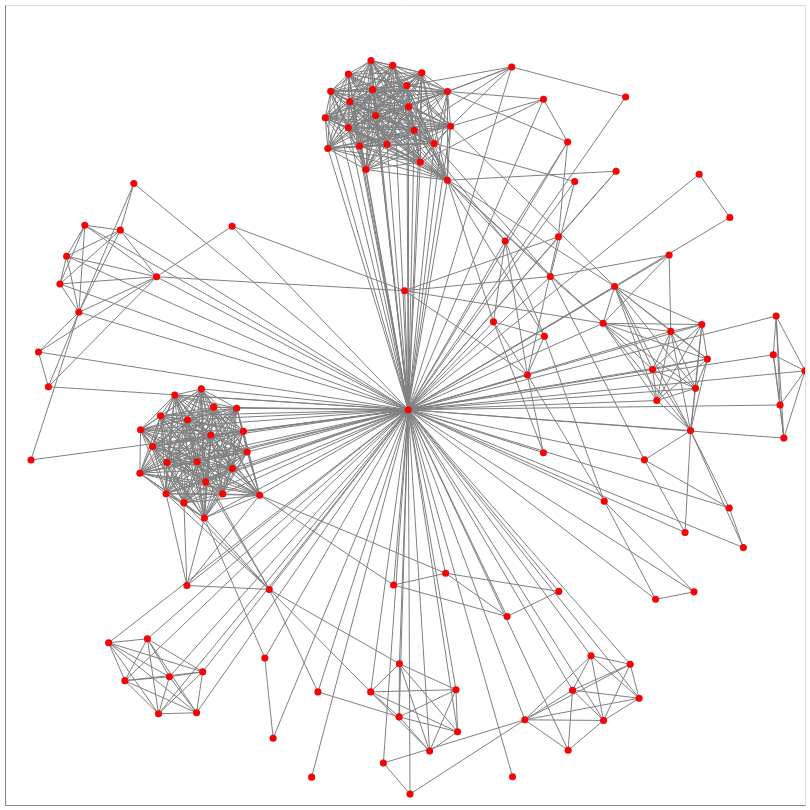

The notebook cell saved with this chart:
### Code cell
# Fetch relationships between all co-authors
API_KEY = os.environ.get("API_KEY")

# Generate a graph from the co-authors
G = nx.Graph()

for index, row in rf.iterrows():
    G.add_node(row['orcid'], name=row['full_name'], color='green')

# Convert from and to into ORCID IDs (to map the node labels)
def force_orcid(n):
    n['from'] = n['from'].split('/')[-1]
    n['to'] = n['to'].split('/')[-1]
    return n

json = map(force_orcid, r.json()[0]['relationships']['researcher-researcher'])
ef = pd.DataFrame(json, columns=['from', 'to'])
G.add_edges_from(ef.to_numpy())

for a in rf['orcid']:
    url = f'https://f130.azure-api.net/v1/orcid/{a}?subscription-key={API_KEY}'
    r = requests.get(url)

    # print a short confirmation on completion
    print('Augment API query complete ', r.status_code)
    
    json = map(force_orcid, r.json()[0]['relationships']['researcher-researcher'])
    ef = pd.DataFrame(json, columns=['from', 'to'])
    ef = ef[ef['to'].isin(rf['orcid'].to_list())]
    G.add_edges_from(ef.to_numpy())
    
# Compute positions for viz.
pos = nx.spring_layout(G)

options = {
    "font_size": 12,
    "node_size": 50,
    "edge_color": "gray",
    "linewidths": 0.1,
    "width": 1
}

# Show information about the graph
print(nx.info(G))
print("Network density:", nx.density(G))

# Draw the graph using Altair
viz = nxa.draw_networkx(G, pos=pos, **options).properties(width=800, height=800)

nx.write_gexf(G, "test.gexf")

# Show it as an interactive plot!
viz.interactive()

### Figure 1 — Vega-Lite specification as saved in the notebook (floating-point values rounded to 4 significant figures; data arrays with more than 128 entries replaced by an {"elided": "..."} marker saying what was removed)
{"config": {"view": {"continuousWidth": 400, "continuousHeight": 300}}, "layer": [{"data": {"name": "data-a1d6bb7338aa8676f427c4e2869cdc63"}, "mark": {"type": "line", "color": "gray", "opacity": 1, "strokeWidth": 1}, "encoding": {"detail": {"type": "quantitative", "field": "edge"}, "x": {"type": "quantitative", "axis": {"grid": false, "labels": false, "ticks": false, "title": ""}, "field": "x"}, "y": {"type": "quantitative", "axis": {"grid": false, "labels": false, "ticks": false, "title": ""}, "field": "y"}}, "selection": {"selector001": {"type": "interval", "bind": "scales", "encodings": ["x", "y"]}}}, {"data": {"name": "data-d4ec1db994170e65bd7c846e1c170c2c"}, "mark": {"type": "point", "fill": "red", "opacity": 1, "size": 50, "strokeWidth": 0.1}, "encoding": {"x": {"type": "quantitative", "axis": {"grid": false, "labels": false, "ticks": false}, "field": "x"}, "y": {"type": "quantitative", "axis": {"grid": false, "labels": false, "ticks": false}, "field": "y"}}}], "height": 800, "width": 800, "$schema": "https://vega.github.io/schema/vega-lite/v4.8.1.json", "datasets": {"data-a1d6bb7338aa8676f427c4e2869cdc63": {"elided": "1544 records"}, "data-d4ec1db994170e65bd7c846e1c170c2c": [{"x": 0.5986, "name": "Jeremy Frey", "color": "green", "y": -0.1371}, {"x": 0.3634, "name": "Antony Williams", "color": "green", "y": 0.3214}, {"x": 0.6296, "name": "Neil Saunders", "color": "green", "y": 0.01113}, {"x": 1.0, "name": "David Gray", "color": "green", "y": 0.08549}, {"x": 0.3462, "name": "Martin Paul Eve", "color": "green", "y": 0.7643}, {"x": -0.08499, "name": "Lisa Matthias", "color": "green", "y": 0.861}, {"x": -0.4208, "name": "Leighton Coates", "color": "green", "y": -0.008098}, {"x": 0.3836, "name": "Catriona MacCallum", "color": "green", "y": 0.4205}, {"x": 0.02319, "name": "Tony Ross-Hellauer", "color": "green", "y": 0.6871}, {"x": -0.4782, "name": "Paul Langan", "color": "green", "y": -0.005381}, {"x": -0.4322, "name": "Friso Selten", "color": "green", "y": 0.447}, {"x": 0.1314, "name": "Rebecca Green", "color": "green", "y": -0.817}, {"x": 0.7354, "name": "Ian Clark", "color": "green", "y": 0.577}, {"x": -0.1994, "name": "Yehia Elkhatib", "color": "green", "y": 0.718}, {"x": -0.0009647, "name": "Paul Groth", "color": "green", "y": 0.2858}, {"x": 0.009135, "name": "Bastian Greshake Tzovaras", "color": "green", "y": 0.7458}, {"x": 0.01252, "name": "Niall Haslam", "color": "green", "y": -0.9728}, {"x": -0.6628, "name": "John Ankner", "color": "green", "y": -0.1705}, {"x": 0.2506, "name": "Jennifer Lin", "color": "green", "y": 0.4099}, {"x": 0.008182, "name": "Cameron Neylon", "color": "green", "y": -0.01174}, {"x": 0.2668, "name": "Bianca  Kramer", "color": "green", "y": 0.8452}, {"x": -0.8154, "name": "Lucy Montgomery", "color": "green", "y": 0.2319}, {"x": 0.756, "name": "Kenneth Millman", "color": "green", "y": 0.1147}, {"x": 0.4953, "name": "Egon Willighagen", "color": "green", "y": 0.2043}, {"x": -0.02843, "name": "Aaron Oakley", "color": "green", "y": -0.45}, {"x": 0.9471, "name": "David Barrett", "color": "green", "y": -0.08273}, {"x": 0.7225, "name": "christopher lortie", "color": "green", "y": -0.4671}, {"x": 0.2689, "name": "Eugen Stulz", "color": "green", "y": -0.9293}, {"x": -0.1858, "name": "Josmel Pacheco-Mendoza", "color": "green", "y": 0.7841}, {"x": 0.4188, "name": "Graham Broder", "color": "green", "y": -0.7129}, {"x": 0.5516, "name": "Clifford Tatum", "color": "green", "y": 0.77}, {"x": -0.5015, "name": "Bernhard Frick", "color": "green", "y": -0.2827}, {"x": 0.7263, "name": "Jan Aerts", "color": "green", "y": 0.04164}, {"x": -0.2177, "name": "Sean Langridge", "color": "green", "y": -0.7172}, {"x": -0.01395, "name": "Thomas Arnold", "color": "green", "y": -0.6469}, {"x": -0.4983, "name": "Kenneth Herwig", "color": "green", "y": -0.1922}, {"x": 0.846, "name": "Catherine Jones", "color": "green", "y": -0.3565}, {"x": 0.742, "name": "C. Titus Brown", "color": "green", "y": 0.2012}, {"x": 0.9377, "name": "David Scott", "color": "green", "y": -5.489e-06}, {"x": -0.644, "name": "Fei Liu", "color": "green", "y": -0.5845}, {"x": 0.4242, "name": "Sean Ekins", "color": "green", "y": 0.5589}, {"x": -0.5527, "name": "Jacques OLLIVIER", "color": "green", "y": -0.2447}, {"x": -0.4854, "name": "Thomas Hauß", "color": "green", "y": -0.07494}, {"x": -0.193, "name": "Sarah Kearns", "color": "green", "y": 0.6413}, {"x": 0.3486, "name": "Carly Strasser", "color": "green", "y": 0.172}, {"x": -0.9163, "name": "Xiang Ren", "color": "green", "y": 0.1325}, {"x": 0.1274, "name": "Richard Frazier", "color": "green", "y": -0.7118}, {"x": -0.8459, "name": "Richard Hosking", "color": "green", "y": 0.372}, {"x": -0.01467, "name": "Christy Kinane", "color": "green", "y": -0.7797}, {"x": -0.4316, "name": "dean myles", "color": "green", "y": -0.1585}, {"x": 0.9278, "name": "Huw Williams", "color": "green", "y": 0.2224}, {"x": 0.4079, "name": "Rohan Ranasinghe", "color": "green", "y": -0.8631}, {"x": -0.5058, "name": "Roberto Arturo Rossi", "color": "green", "y": -0.6671}, {"x": 0.1063, "name": "Daniel O'Donnell", "color": "green", "y": 0.7839}, {"x": -0.7408, "name": "Sandra Elizabeth Martín", "color": "green", "y": -0.5944}, {"x": 0.9207, "name": "Samuel Furse", "color": "green", "y": 0.1255}, {"x": -0.1415, "name": "Christopher Madan", "color": "green", "y": 0.8273}, {"x": -0.08099, "name": "Lillian Hogendoorn", "color": "green", "y": 0.7885}, {"x": -0.138, "name": "Francois Waldner", "color": "green", "y": 0.7582}, {"x": -0.935, "name": "jason potts", "color": "green", "y": -0.1373}, {"x": 0.2995, "name": "Peter Roach", "color": "green", "y": -0.787}, {"x": 0.8107, "name": "Brian Matthews", "color": "green", "y": -0.2573}, {"x": -0.05405, "name": "Gerald Weber", "color": "green", "y": -0.895}, {"x": -0.3505, "name": "Valeria Arrighi", "color": "green", "y": -0.6327}, {"x": -0.6112, "name": "Ralph Gilles", "color": "green", "y": -0.02716}, {"x": -0.3297, "name": "Sue Kilcoyne", "color": "green", "y": -0.8329}, {"x": -0.5952, "name": "Volker Urban", "color": "green", "y": -0.1435}, {"x": 0.004531, "name": "Tom Crick", "color": "green", "y": 0.7984}, {"x": -0.4558, "name": "Olaf Holderer", "color": "green", "y": -0.2222}, {"x": -0.8915, "name": "Joan Leach", "color": "green", "y": 0.04567}, {"x": -0.8004, "name": "Katie Wilson", "color": "green", "y": 0.4494}, {"x": 0.6603, "name": "Andrew Lang", "color": "green", "y": 0.3751}, {"x": -0.3633, "name": "Moeava Tehei", "color": "green", "y": -0.2256}, {"x": 0.3461, "name": "Ed Pentz", "color": "green", "y": -0.1193}, {"x": -0.4038, "name": "Flora Meilleur", "color": "green", "y": -0.06547}, {"x": 0.714, "name": "Simon Coles", "color": "green", "y": -0.06405}, {"x": 0.7001, "name": "Andrew Milsted", "color": "green", "y": -0.3187}, {"x": 0.5278, "name": "Jonathan A. Eisen", "color": "green", "y": 0.5843}, {"x": 0.465, "name": "Nikolay Zheludev", "color": "green", "y": -0.6268}, {"x": -0.6313, "name": "Thomas Gutberlet", "color": "green", "y": -0.1036}, {"x": 0.5242, "name": "Arfon Smith", "color": "green", "y": 0.2963}, {"x": -0.07355, "name": "Nazeefa Fatima", "color": "green", "y": 0.7235}, {"x": 0.06161, "name": "Luke Clifton", "color": "green", "y": -0.8653}, {"x": 0.5853, "name": "Kevin MacDonald", "color": "green", "y": -0.7331}, {"x": 0.03822, "name": "Daniel S. Katz", "color": "green", "y": 0.6072}, {"x": -0.5756, "name": "Marie-Claire BELLISSENT-FUNEL", "color": "green", "y": 0.02481}, {"x": 0.1139, "name": "Kyle Niemeyer", "color": "green", "y": 0.697}, {"x": -0.5091, "name": "Kell Mortensen", "color": "green", "y": 0.04034}, {"x": 0.3845, "name": "andrew kralicek", "color": "green", "y": -0.4659}, {"x": 0.4981, "name": "Amber Budden", "color": "green", "y": -0.2406}, {"x": -0.1137, "name": "Daniel Graziotin", "color": "green", "y": 0.6475}, {"x": -0.5452, "name": "Lambert van Eijck", "color": "green", "y": -0.4512}, {"x": 0.6265, "name": "Bruce Caron", "color": "green", "y": -0.4858}, {"x": 0.8121, "name": "Anthony Parker", "color": "green", "y": 0.4689}, {"x": -0.621, "name": "Chun-Kai Huang", "color": "green", "y": 0.3206}, {"x": -0.3945, "name": "William Heller", "color": "green", "y": -0.1177}, {"x": -0.04509, "name": "Marta Poblet", "color": "green", "y": 0.6519}, {"x": -0.3393, "name": "Victoria Garcia Sakai", "color": "green", "y": -0.4611}, {"x": -0.2334, "name": "Wendy Smith", "color": "green", "y": -0.9303}, {"x": -0.1417, "name": "Dasapta Erwin Irawan", "color": "green", "y": 0.6929}, {"x": -0.5889, "name": "Myung Gil Choi", "color": "green", "y": -0.6795}, {"x": -0.5211, "name": "Carlos Geraldes", "color": "green", "y": -0.7694}, {"x": -0.03073, "name": "Damien Jacques", "color": "green", "y": 0.849}, {"x": 0.1016, "name": "Nicholas Dixon", "color": "green", "y": -0.4206}, {"x": 0.2552, "name": "Patrick Schaeffer", "color": "green", "y": -0.5287}, {"x": 0.07295, "name": "Christina Pikas", "color": "green", "y": 0.6538}, {"x": -0.08579, "name": "Karen Edler", "color": "green", "y": -0.7173}, {"x": -0.8626, "name": "Chloe Brookes-Kenworthy", "color": "green", "y": 0.3026}, {"x": -0.5439, "name": "Andreas Ostermann", "color": "green", "y": -0.03668}, {"x": 0.6189, "name": "Gael Varoquaux", "color": "green", "y": 0.0886}, {"x": 0.3061, "name": "Patricia Cruse", "color": "green", "y": 0.07511}, {"x": 0.2212, "name": "John Chodacki", "color": "green", "y": 0.2079}, {"x": 0.04211, "name": "Anthony Caravaggi", "color": "green", "y": 0.8305}, {"x": -0.7117, "name": "Alkim Ozaygen", "color": "green", "y": 0.4373}, {"x": -0.5201, "name": "Susana Teixeira", "color": "green", "y": -0.1417}, {"x": 0.4065, "name": "Damian Pattinson", "color": "green", "y": 0.6575}, {"x": 0.563, "name": "Gabriel Cavalli", "color": "green", "y": -0.6481}, {"x": -0.5973, "name": "Judith Peters", "color": "green", "y": -0.222}, {"x": -0.6162, "name": "Masato Ikeda", "color": "green", "y": -0.772}, {"x": -0.09753, "name": "Julien Colomb", "color": "green", "y": 0.5886}, {"x": -0.6612, "name": "Matthew Blakeley", "color": "green", "y": -0.06199}, {"x": -0.678, "name": "Tama Leaver", "color": "green", "y": 0.5538}, {"x": 0.6645, "name": "Peter Murray-Rust", "color": "green", "y": 0.184}, {"x": 0.4963, "name": "Hywel Morgan", "color": "green", "y": -0.7886}, {"x": 0.106, "name": "Daniel Mietchen", "color": "green", "y": 0.5619}, {"x": -0.7002, "name": "ANDREA BASSO", "color": "green", "y": -0.6891}]}}
